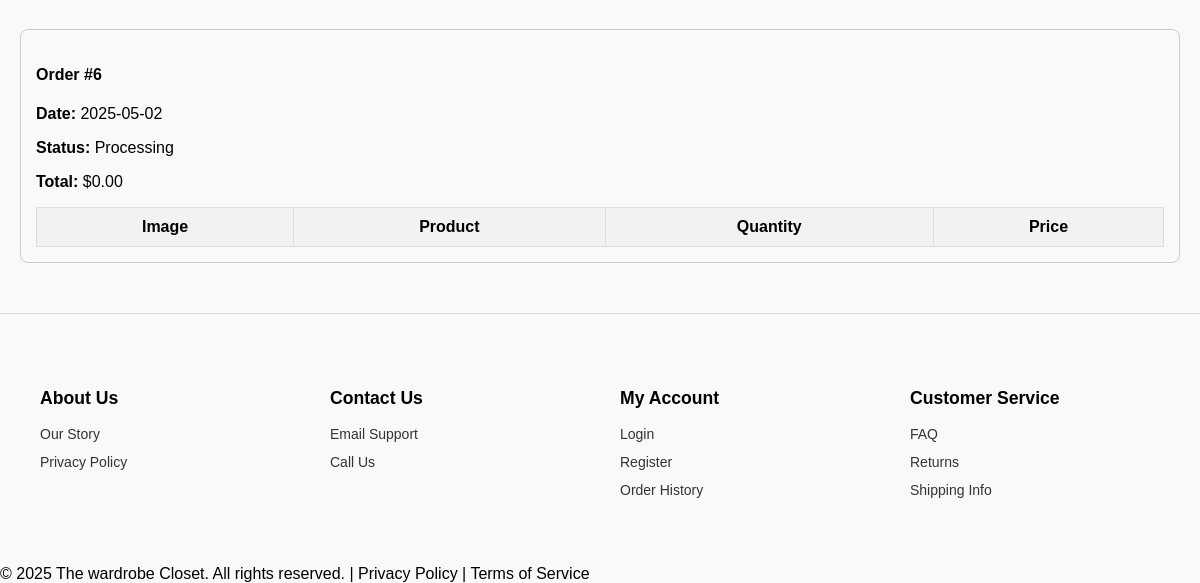
The app's page /profile (signed in, lower part), older data.
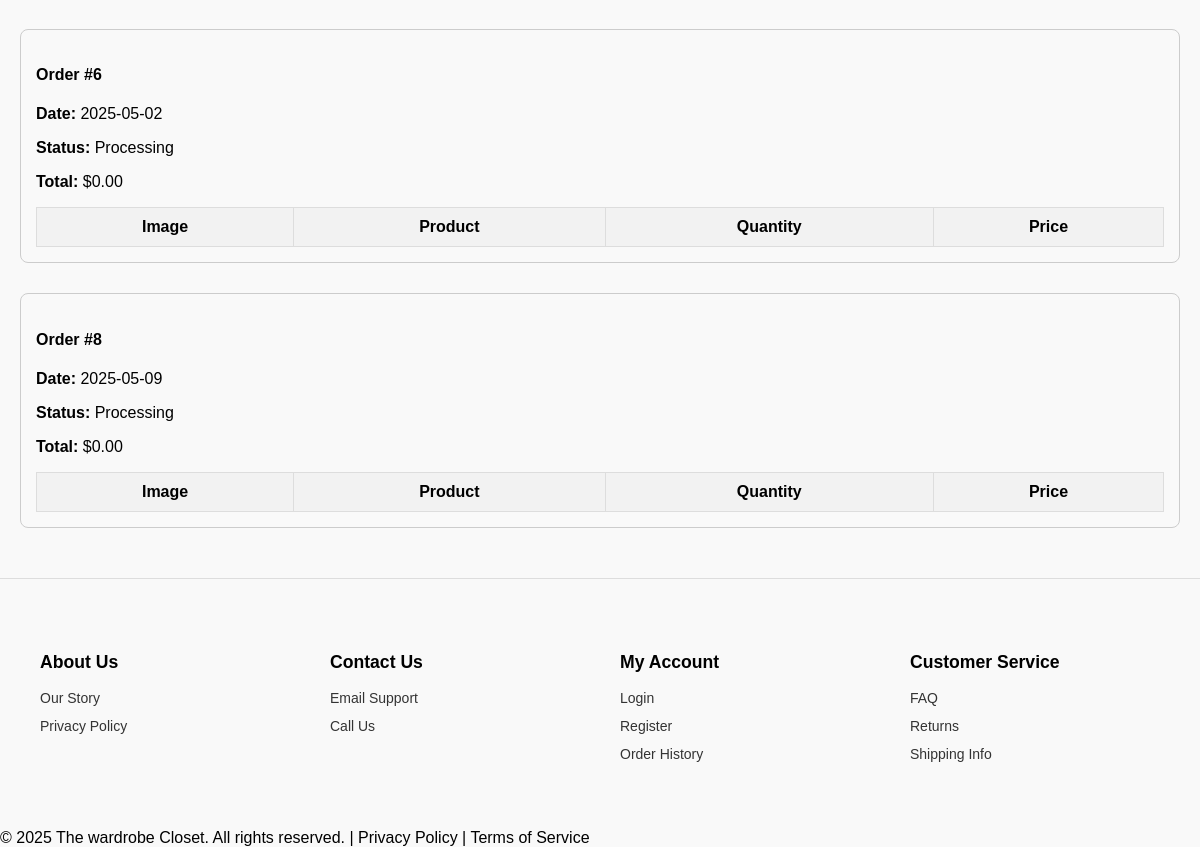
The same page, newer data.
### app/models.py (models this page shows)
class Order(db.Model):
    id = db.Column(db.Integer, primary_key=True)
    user_id = db.Column(db.Integer, db.ForeignKey('user.id'))
    created_at = db.Column(db.DateTime, default=datetime.utcnow)
    status = db.Column(db.String(50), default="Processing")
    total = db.Column(db.Float, default=0.0)
    user = db.relationship('User', backref='orders')
    date = db.Column(db.DateTime, default=datetime.utcnow)

### app/routes.py (the view)
@bp.route('/profile')
@login_required
def profile():
    user_orders = current_user.orders
    order_data = []
    for order in user_orders:
        items = OrderItem.query.filter_by(order_id=order.id).all()
        products = [{
            'name': item.product.name,
            'image_url': item.product.image_url,
            'quantity': item.quantity,
            'price': item.price
        } for item in items]
        order_data.append({
            'id': order.id,
            'date': order.date,
            'total': order.total,
            'status': order.status,
            'products': products
        })
    return render_template('profile.html', user=current_user, orders=order_data)

### app/__init__.py (called while the page is built)
def create_app():
    app = Flask(__name__)
    app.config.from_object('config.Config')
    app.config['SECRET_KEY'] = 'your-secret-key'
    db.init_app(app)
    login_manager.init_app(app)
    migrate.init_app(app, db)
    from .models import User
    @login_manager.user_loader
    def load_user(user_id):
        return User.query.get(int(user_id))
    from . import routes
    app.register_blueprint(routes.bp)
    @app.context_processor
    def inject_cart_count():
        from flask_login import current_user
        if current_user.is_authenticated:
            count = CartItem.query.filter_by(user_id=current_user.id).count()
        else:
            count = 0
        return dict(cart_count=count)
    return app

### app/templates/profile.html (shortened to what this page needs)
{% extends "base.html" %}
{% block content %}
<div class="profile-container" style="padding: 20px;">
    {% if orders %}
        {% for order in orders %}
        <div class="order-card" style="border: 1px solid #ccc; margin-bottom: 30px; padding: 15px; border-radius: 8px;">
            <h4>Order #{{ order.id }}</h4>
            <p><strong>Date:</strong> {{ order.date.strftime('%Y-%m-%d') }}</p>
            <p><strong>Status:</strong> {{ order.status }}</p>
            <p><strong>Total:</strong> ${{ '%.2f'|format(order.total) }}</p>
            <table style="width: 100%; border-collapse: collapse; margin-top: 15px;">
                <thead>
                    <tr style="background-color: #f2f2f2;">
                        <th style="padding: 10px; border: 1px solid #ddd;">Image</th>
                        <th style="padding: 10px; border: 1px solid #ddd;">Product</th>
                        <th style="padding: 10px; border: 1px solid #ddd;">Quantity</th>
                        <th style="padding: 10px; border: 1px solid #ddd;">Price</th>
                    </tr>
                </thead>
            </table>
        </div>
        {% endfor %}
    {% else %}
        <p>You have no past orders.</p>
    {% endif %}
</div>
{% endblock %}

Row changes from the older to the newer data that the page shows:
added Order: id "8", date "2025-05-09", status "Processing", total "0.00"
